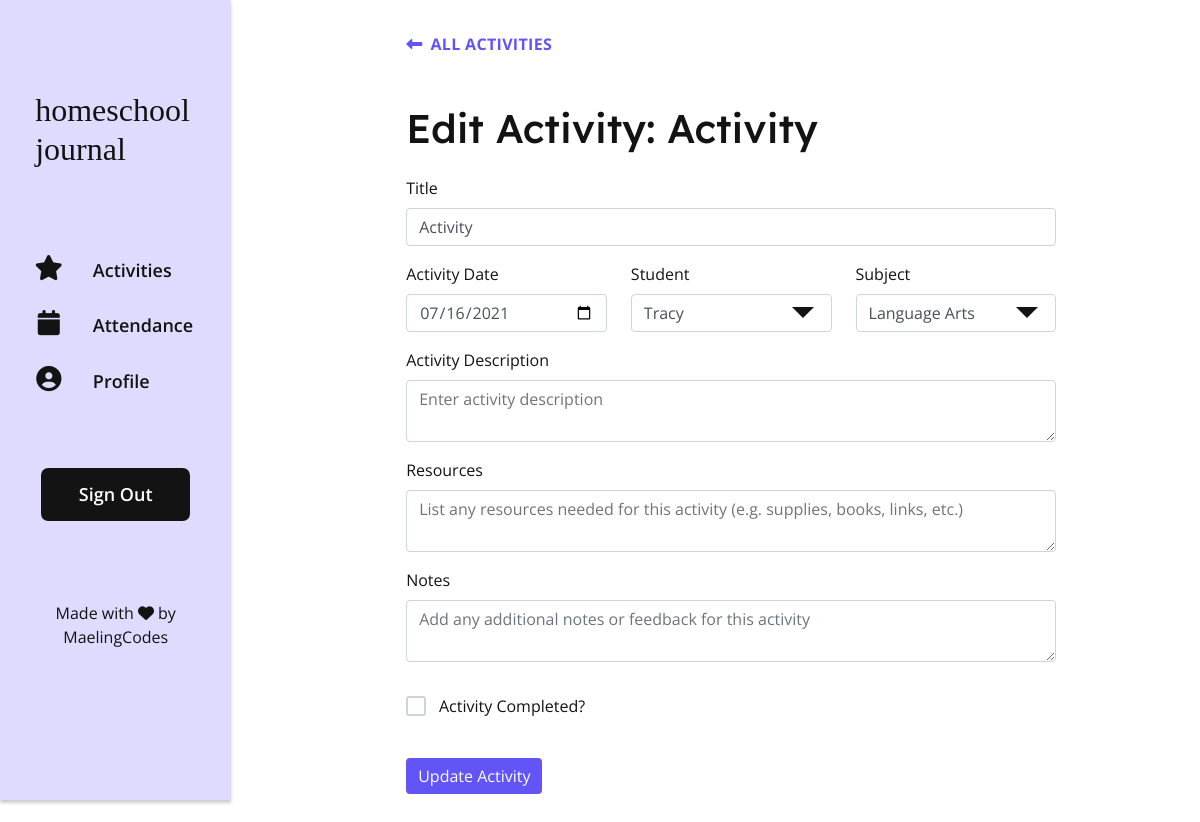
The page /update/13 (signed in) on the database as committed earlier.
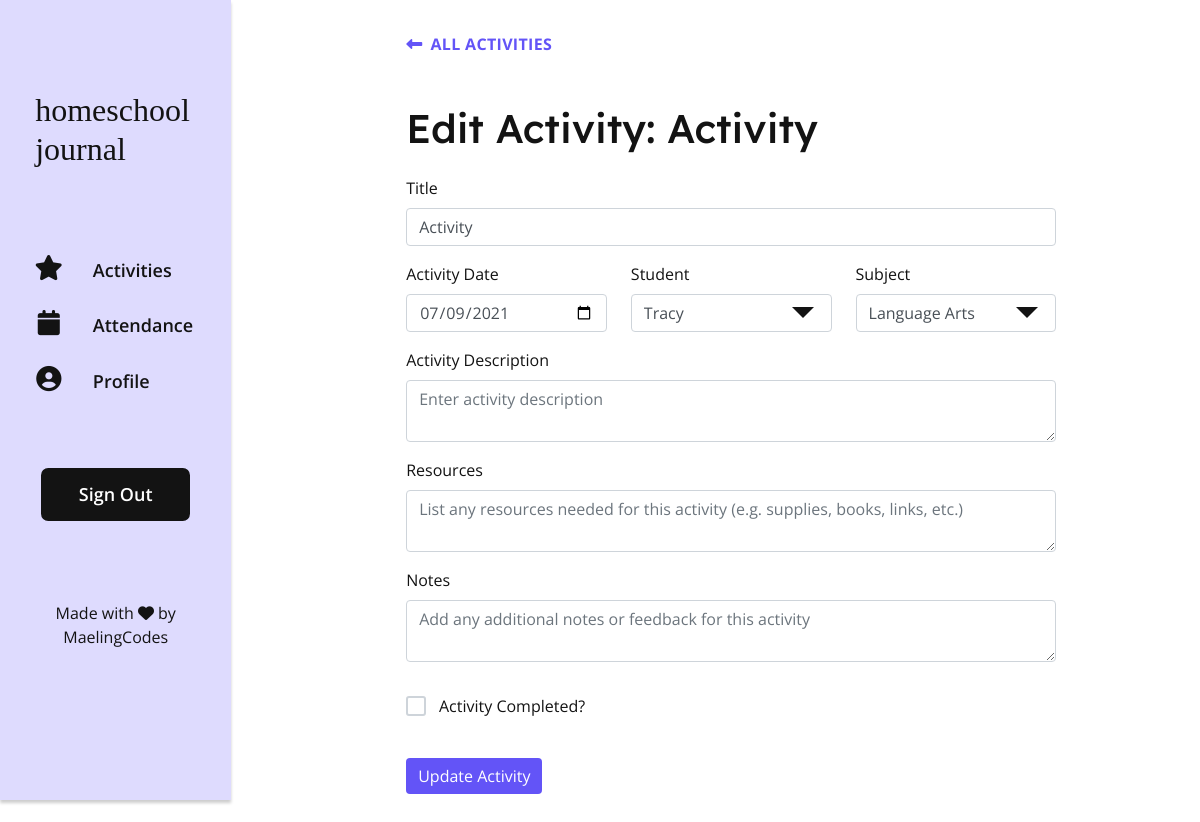
The same page on the database as committed later.
### app/models.py (models this page shows, shortened)
class Activity(db.Model):
    id = db.Column(db.Integer, primary_key=True)
    title = db.Column(db.String(150), index=True, nullable=False)
    user_id = db.Column(db.Integer, db.ForeignKey('user.id'), index=True)
    subject_id = db.Column(db.Integer, db.ForeignKey('subject.id'), index=True, nullable=False)
    student_id = db.Column(db.Integer, db.ForeignKey('student.id'), index=True, nullable=False)
    description = db.Column(db.Text, index=True)
    resources = db.Column(db.Text, index=True)
    activity_date = db.Column(db.DateTime, index=True, nullable=False)
    notes = db.Column(db.Text, index=True)
    status = db.Column(db.String(64), index=True, nullable=False)

### app/routes.py (the view, shortened to what this page needs)
@app.route('/update', methods=('GET', 'POST'))
@app.route('/update/<string:id>', methods=('GET', 'POST'))
@login_required
def update(id):
    activity = db.session.query(Activity).filter_by(id=id).first()
    students = current_user.students
    subjects = current_user.subjects
    if activity.status == "Completed":
        activity_status = True
    else:
        activity_status = False
    activity_record = {'title': activity.title, 'subject': activity.subject, 'student': activity.student, 'description': activity.description, 'resources': activity.resources, 'notes': activity.notes, 'status': activity_status}
    form = AddActivityForm(data=activity_record)
    form.subject.choices = subjects
    form.student.choices = students
    form.submit.label.text = "Update Activity"
    return render_template('update.html', form=form, activity=activity)

### app/forms.py
class AddActivityForm(FlaskForm):
    title = StringField('Title', validators=[DataRequired("Activity title required")])
    description = TextAreaField('Activity Description')
    subject = SelectField(u'Subject', choices=[])
    resources = TextAreaField('Resources')
    student = SelectField(u'Student', choices=[])
    activity_date = DateField('Activity Date', format='%Y-%m-%d', validators=[DataRequired()])
    status = BooleanField('Activity Completed?')
    notes = TextAreaField('Notes')
    submit = SubmitField('Add Activity')

### app/__init__.py (called while the page is built)
@app.template_filter()
def datepicker_format_filter(value, format='%Y-%m-%d'):
    return value.strftime(format)

### app/models.py (called while the page is built)
@login.user_loader
def load_user(id):
    return User.query.get(int(id))

    def __str__(self):
        return self.student_name

    def __str__(self):
        return self.subject_name

### app/templates/update.html (shortened to what this page needs)
{% extends 'base.html' %}
{% block content %}
    <div class="activity">
        <a class="activity__btn-back" href="{{ url_for('log') }}"><i class="fas fa-long-arrow-alt-left controls-icon"></i>All Activities</a>
        <h1 class="activity__title">Edit Activity: {{ activity.title }}</h1>
        <div class="activity__form-wrapper">
            <form method="POST" action="{{ url_for('update', id=activity.id) }}" class="activity__form" role="form" novalidate>
                <div class="form-group">
                    {{ form.title.label }}
                    {{ form.title(size=100, class_='form-control', placeholder='Enter activity title') }}
                </div>
                <div class="activity__form-float">
                    <div class="form-group activity__float-field">
                        {{ form.activity_date.label }}
                        {{ form.activity_date(class_='datepicker form-control', value=activity.activity_date | datepicker_format_filter) }}
                    </div>
                    <div class="form-group activity__float-field">
                        {{ form.student.label }}
                        <div class="activity__field-input">
                            {{ form.student(class_='form-control activity__field-select') }}
                        </div>
                    </div>
                    <div class="form-group activity__float-field">
                        {{ form.subject.label }}
                        <div class="activity__field-input">
                            {{ form.subject(class_='form-control activity__field-select') }}
                        </div>
                    </div>
                </div>
                <div class="form-group">
                    {{ form.description.label }}
                    {{ form.description(size=500, class_='form-control', placeholder='Enter activity description') }}
                </div>
                <div class="form-group">
                    {{ form.resources.label }}
                    {{ form.resources(size=500, class_='form-control', placeholder='List any resources needed for this activity (e.g. supplies, books, links, etc.)') }}
                </div>
                <div class="form-group">
                    {{ form.notes.label }}
                    {{ form.notes(size=500, class_='form-control', placeholder='Add any additional notes or feedback for this activity') }}
                </div>
                <div class="form-group">
                    <label class="checkbox" for="status">
                        <div class="checkbox__box"></div>
                        Activity Completed?
                    </label>
                </div>
                <p>{{ form.submit(class_='btn btn--activity') }}</p>
            </form>
        </div>
    </div>
{% endblock %}

Rows that differ between the two databases and show on the page:
changed Activity "Activity": activity_date "07/16/2021" → "07/09/2021"
